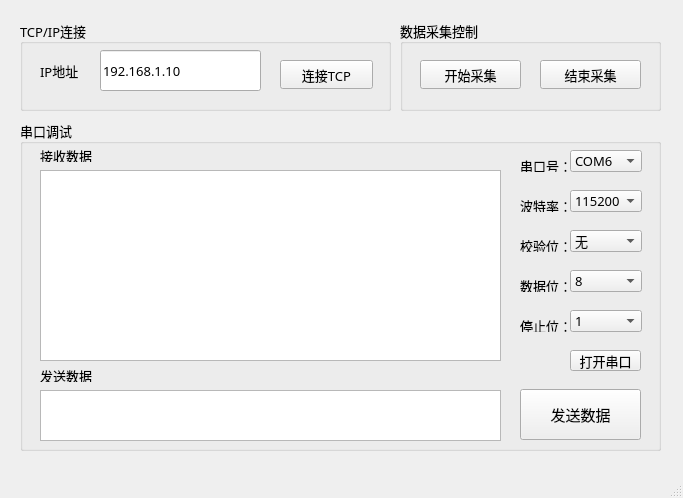
<?xml version="1.0" encoding="UTF-8"?>
<ui version="4.0">
 <class>MainWindow</class>
 <widget class="QMainWindow" name="MainWindow">
  <property name="geometry">
   <rect>
    <x>0</x>
    <y>0</y>
    <width>683</width>
    <height>498</height>
   </rect>
  </property>
  <property name="windowTitle">
   <string>MainWindow</string>
  </property>
  <widget class="QWidget" name="centralwidget">
   <widget class="QGroupBox" name="GB_TCPConnect">
    <property name="geometry">
     <rect>
      <x>20</x>
      <y>20</y>
      <width>371</width>
      <height>91</height>
     </rect>
    </property>
    <property name="font">
     <font>
      <family>SimSun-ExtB</family>
      <pointsize>10</pointsize>
     </font>
    </property>
    <property name="title">
     <string>TCP/IP连接</string>
    </property>
    <widget class="QLabel" name="IP_addr">
     <property name="geometry">
      <rect>
       <x>20</x>
       <y>40</y>
       <width>51</width>
       <height>21</height>
      </rect>
     </property>
     <property name="text">
      <string>IP地址</string>
     </property>
    </widget>
    <widget class="QLineEdit" name="LE_IPAddressInput">
     <property name="geometry">
      <rect>
       <x>80</x>
       <y>30</y>
       <width>161</width>
       <height>41</height>
      </rect>
     </property>
     <property name="text">
      <string>192.168.1.10</string>
     </property>
     <property name="cursorPosition">
      <number>12</number>
     </property>
    </widget>
    <widget class="QPushButton" name="PB_TCPConnect">
     <property name="geometry">
      <rect>
       <x>260</x>
       <y>40</y>
       <width>93</width>
       <height>29</height>
      </rect>
     </property>
     <property name="text">
      <string>连接TCP</string>
     </property>
    </widget>
   </widget>
   <widget class="QGroupBox" name="GB_SerialPort">
    <property name="geometry">
     <rect>
      <x>20</x>
      <y>120</y>
      <width>641</width>
      <height>331</height>
     </rect>
    </property>
    <property name="font">
     <font>
      <family>SimSun-ExtB</family>
      <pointsize>10</pointsize>
     </font>
    </property>
    <property name="title">
     <string>串口调试</string>
    </property>
    <widget class="QTextBrowser" name="textBrowser">
     <property name="geometry">
      <rect>
       <x>20</x>
       <y>50</y>
       <width>461</width>
       <height>191</height>
      </rect>
     </property>
    </widget>
    <widget class="QTextBrowser" name="textBrowser_2">
     <property name="geometry">
      <rect>
       <x>20</x>
       <y>270</y>
       <width>461</width>
       <height>51</height>
      </rect>
     </property>
    </widget>
    <widget class="QLabel" name="label">
     <property name="geometry">
      <rect>
       <x>20</x>
       <y>250</y>
       <width>54</width>
       <height>12</height>
      </rect>
     </property>
     <property name="text">
      <string>发送数据</string>
     </property>
    </widget>
    <widget class="QLabel" name="label_2">
     <property name="geometry">
      <rect>
       <x>20</x>
       <y>30</y>
       <width>54</width>
       <height>12</height>
      </rect>
     </property>
     <property name="text">
      <string>接收数据</string>
     </property>
    </widget>
    <widget class="QPushButton" name="pushButton">
     <property name="geometry">
      <rect>
       <x>500</x>
       <y>269</y>
       <width>121</width>
       <height>51</height>
      </rect>
     </property>
     <property name="font">
      <font>
       <family>等线</family>
       <pointsize>11</pointsize>
      </font>
     </property>
     <property name="text">
      <string>发送数据</string>
     </property>
    </widget>
    <widget class="QComboBox" name="comboBox">
     <property name="geometry">
      <rect>
       <x>550</x>
       <y>30</y>
       <width>72</width>
       <height>22</height>
      </rect>
     </property>
     <item>
      <property name="text">
       <string>COM6</string>
      </property>
     </item>
    </widget>
    <widget class="QComboBox" name="comboBox_2">
     <property name="geometry">
      <rect>
       <x>550</x>
       <y>70</y>
       <width>72</width>
       <height>22</height>
      </rect>
     </property>
     <item>
      <property name="text">
       <string>115200</string>
      </property>
     </item>
    </widget>
    <widget class="QComboBox" name="comboBox_3">
     <property name="geometry">
      <rect>
       <x>550</x>
       <y>110</y>
       <width>72</width>
       <height>22</height>
      </rect>
     </property>
     <item>
      <property name="text">
       <string>无</string>
      </property>
     </item>
    </widget>
    <widget class="QComboBox" name="comboBox_4">
     <property name="geometry">
      <rect>
       <x>550</x>
       <y>150</y>
       <width>72</width>
       <height>22</height>
      </rect>
     </property>
     <item>
      <property name="text">
       <string>8</string>
      </property>
     </item>
    </widget>
    <widget class="QComboBox" name="comboBox_5">
     <property name="geometry">
      <rect>
       <x>550</x>
       <y>190</y>
       <width>72</width>
       <height>22</height>
      </rect>
     </property>
     <item>
      <property name="text">
       <string>1</string>
      </property>
     </item>
    </widget>
    <widget class="QLabel" name="label_3">
     <property name="geometry">
      <rect>
       <x>500</x>
       <y>40</y>
       <width>54</width>
       <height>12</height>
      </rect>
     </property>
     <property name="text">
      <string>串口号：</string>
     </property>
    </widget>
    <widget class="QLabel" name="label_4">
     <property name="geometry">
      <rect>
       <x>500</x>
       <y>80</y>
       <width>54</width>
       <height>12</height>
      </rect>
     </property>
     <property name="text">
      <string>波特率：</string>
     </property>
    </widget>
    <widget class="QLabel" name="label_5">
     <property name="geometry">
      <rect>
       <x>500</x>
       <y>120</y>
       <width>54</width>
       <height>12</height>
      </rect>
     </property>
     <property name="text">
      <string>校验位：</string>
     </property>
    </widget>
    <widget class="QLabel" name="label_6">
     <property name="geometry">
      <rect>
       <x>500</x>
       <y>160</y>
       <width>54</width>
       <height>12</height>
      </rect>
     </property>
     <property name="text">
      <string>数据位：</string>
     </property>
    </widget>
    <widget class="QLabel" name="label_7">
     <property name="geometry">
      <rect>
       <x>500</x>
       <y>200</y>
       <width>54</width>
       <height>12</height>
      </rect>
     </property>
     <property name="text">
      <string>停止位：</string>
     </property>
    </widget>
    <widget class="QPushButton" name="pushButton_2">
     <property name="geometry">
      <rect>
       <x>550</x>
       <y>230</y>
       <width>71</width>
       <height>21</height>
      </rect>
     </property>
     <property name="font">
      <font>
       <family>等线</family>
       <pointsize>10</pointsize>
      </font>
     </property>
     <property name="text">
      <string>打开串口</string>
     </property>
    </widget>
   </widget>
   <widget class="QGroupBox" name="GB_RFControl">
    <property name="geometry">
     <rect>
      <x>400</x>
      <y>20</y>
      <width>261</width>
      <height>91</height>
     </rect>
    </property>
    <property name="font">
     <font>
      <family>SimSun-ExtB</family>
      <pointsize>10</pointsize>
     </font>
    </property>
    <property name="title">
     <string>数据采集控制</string>
    </property>
    <widget class="QPushButton" name="PB_StartSampling">
     <property name="geometry">
      <rect>
       <x>20</x>
       <y>40</y>
       <width>101</width>
       <height>29</height>
      </rect>
     </property>
     <property name="text">
      <string>开始采集</string>
     </property>
    </widget>
    <widget class="QPushButton" name="PB_StopSampling">
     <property name="geometry">
      <rect>
       <x>140</x>
       <y>40</y>
       <width>101</width>
       <height>29</height>
      </rect>
     </property>
     <property name="text">
      <string>结束采集</string>
     </property>
    </widget>
   </widget>
  </widget>
  <widget class="QMenuBar" name="menuBar">
   <property name="geometry">
    <rect>
     <x>0</x>
     <y>0</y>
     <width>683</width>
     <height>21</height>
    </rect>
   </property>
  </widget>
  <widget class="QStatusBar" name="statusbar"/>
 </widget>
 <resources/>
 <connections/>
</ui>
